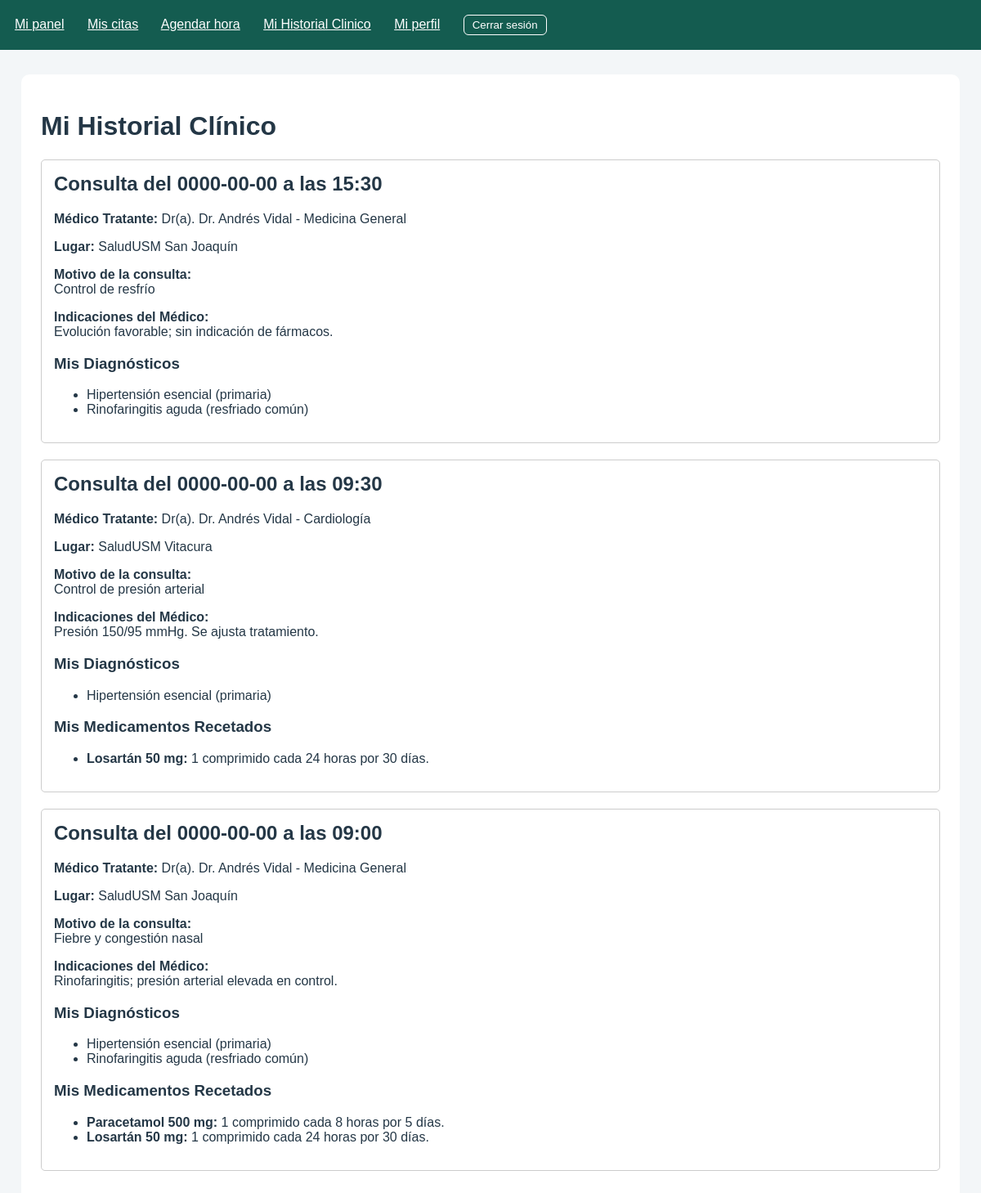
The page /PHP/paciente/mi_historial.php (signed in) on the database its author committed.
### tables this page shows
CREATE TABLE `atencion` (
  `Nro_Atencion` int(11) NOT NULL,
  `Motivo_Atencion` text NOT NULL,
  `Observaciones_Atencion` text NOT NULL,
  `Nro_Cita` int(11) NOT NULL
);

CREATE TABLE `cita` (
  `Nro_Cita` int(11) NOT NULL,
  `Fecha_Cita` date NOT NULL,
  `Hora_Cita` time NOT NULL,
  `Codigo_Centro` int(11) NOT NULL,
  `RUT_Paciente` varchar(10) DEFAULT NULL COMMENT 'XXXXXXXX-X',
  `RUT_Medico` varchar(10) NOT NULL COMMENT 'XXXXXXXX-X',
  `ID_Especialidad` int(11) NOT NULL,
  `ID_Estado` int(11) NOT NULL
);

CREATE TABLE `medico` (
  `RUT_Medico` varchar(10) NOT NULL COMMENT 'XXXXXXXX-X',
  `Nombre_Medico` varchar(100) NOT NULL,
  `E-mail_Medico` varchar(100) NOT NULL COMMENT '...@...',
  `Contrasena_Hash` varchar(255) DEFAULT NULL
);

CREATE TABLE `especialidad` (
  `ID_Especialidad` int(11) NOT NULL,
  `Nombre_Especialidad` varchar(255) NOT NULL
);

CREATE TABLE `centro_medico` (
  `Codigo_Centro` int(11) NOT NULL,
  `Nombre_Centro` varchar(100) NOT NULL,
  `Comuna_Centro` varchar(100) NOT NULL,
  `Region_Centro` varchar(2) NOT NULL COMMENT 'RM, VA, CO, AT...'
);

CREATE TABLE `diagnostico` (
  `Codigo_Diagnostico` varchar(3) NOT NULL COMMENT 'Codigo CIE-10',
  `Descripcion_Diagnostico` text NOT NULL
);

CREATE TABLE `receta` (
  `ID_Receta` int(11) NOT NULL,
  `Medicamento_Receta` text NOT NULL,
  `Dosis_Receta` text NOT NULL,
  `Dias-Tratamiento_Receta` int(11) NOT NULL,
  `Nro_Atencion` int(11) NOT NULL
);

### PHP/includes/autenticacion.php (called while the page is built, shortened)
<?php
function escapar($valor): string {
    return htmlspecialchars((string)$valor, ENT_QUOTES, 'UTF-8');
}
function exigirRol(string $rol): array {
    return $_SESSION['cuenta'];
}

### PHP/includes/atenciones.php (called while the page is built, shortened)
<?php
function diagnosticosAtencion(PDO $db, int $nroAtencion): array {
    $q = $db->prepare('SELECT d.Codigo_Diagnostico, d.Descripcion_Diagnostico
        FROM atencion_diagnostico ad JOIN diagnostico d ON d.Codigo_Diagnostico = ad.Codigo_Diagnostico
        WHERE ad.Nro_Atencion = ? ORDER BY d.Codigo_Diagnostico');
    $q->execute([$nroAtencion]);
    return $q->fetchAll(PDO::FETCH_ASSOC);
}
function recetasAtencion(PDO $db, int $nroAtencion): array {
    $q = $db->prepare('SELECT ID_Receta, Medicamento_Receta, Dosis_Receta, `Dias-Tratamiento_Receta` AS Dias
        FROM receta WHERE Nro_Atencion = ? ORDER BY ID_Receta');
    $q->execute([$nroAtencion]);
    return $q->fetchAll(PDO::FETCH_ASSOC);
}
function historialPaciente(PDO $db, string $rutPaciente): array {
    $q = $db->prepare("SELECT a.Nro_Atencion, a.Motivo_Atencion, a.Observaciones_Atencion, c.Nro_Cita,
            c.Fecha_Cita, TIME_FORMAT(c.Hora_Cita, '%H:%i') AS Hora, esp.Nombre_Especialidad,
            m.Nombre_Medico, cm.Nombre_Centro
        FROM atencion a
        JOIN cita c ON c.Nro_Cita = a.Nro_Cita
        JOIN especialidad esp ON esp.ID_Especialidad = c.ID_Especialidad
        JOIN medico m ON m.RUT_Medico = c.RUT_Medico
        JOIN centro_medico cm ON cm.Codigo_Centro = c.Codigo_Centro
        WHERE c.RUT_Paciente = ?
        ORDER BY c.Fecha_Cita DESC, c.Hora_Cita DESC");
    $q->execute([$rutPaciente]);
    $atenciones = $q->fetchAll(PDO::FETCH_ASSOC);
    foreach ($atenciones as &$atencion) {
        $atencion['diagnosticos'] = diagnosticosAtencion($db, (int)$atencion['Nro_Atencion']);
        $atencion['recetas'] = recetasAtencion($db, (int)$atencion['Nro_Atencion']);
    }
    return $atenciones;
}

### PHP/paciente/mi_historial.php (the view, shortened to what this page needs)
<?php
require_once __DIR__ . '/../includes/autenticacion.php';
require_once __DIR__ . '/../includes/atenciones.php';
$cuenta = exigirRol('Paciente');
$miRut = (string)$cuenta['id'];
$errores = [];
$historial = [];
try {
    require __DIR__ . '/../config/conexion.php';
    $historial = historialPaciente($conexion, $miRut);
} catch (Throwable $error) {
    error_log('SaludUSM mi historial: ' . $error->getMessage());
    $errores[] = 'Error al cargar tu historial clínico.';
}
?>
<!doctype html><html lang="es"><head>
<link rel="stylesheet" href="../../CSS/estilos.css">
</head><body>
<?php require __DIR__ . '/../includes/nav_cuenta.php'; ?>
<main>
<h1>Mi Historial Clínico</h1>
<?php if (!$historial): ?>
    <p>Aún no tienes atenciones médicas registradas en tu historial.</p>
<?php else: ?>
    <?php foreach ($historial as $atencion): ?>
        <div style="border: 1px solid #ccc; padding: 15px; margin-bottom: 20px; border-radius: 5px;">
            <h2 style="margin-top: 0;">Consulta del <?= escapar($atencion['Fecha_Cita']) ?> a las <?= escapar($atencion['Hora']) ?></h2>
            <p><strong>Médico Tratante:</strong> Dr(a). <?= escapar($atencion['Nombre_Medico']) ?> - <?= escapar($atencion['Nombre_Especialidad']) ?></p>
            <p><strong>Lugar:</strong> <?= escapar($atencion['Nombre_Centro']) ?></p>
            <p><strong>Motivo de la consulta:</strong><br><?= nl2br(escapar($atencion['Motivo_Atencion'])) ?></p>
            <p><strong>Indicaciones del Médico:</strong><br><?= nl2br(escapar($atencion['Observaciones_Atencion'])) ?></p>
            <?php if (!empty($atencion['diagnosticos'])): ?>
                <h3>Mis Diagnósticos</h3>
                <ul>
                    <?php foreach ($atencion['diagnosticos'] as $diag): ?>
                        <li><?= escapar($diag['Descripcion_Diagnostico']) ?></li>
                    <?php endforeach; ?>
                </ul>
            <?php endif; ?>
            <?php if (!empty($atencion['recetas'])): ?>
                <h3>Mis Medicamentos Recetados</h3>
                <ul>
                    <?php foreach ($atencion['recetas'] as $receta): ?>
                        <li><strong><?= escapar($receta['Medicamento_Receta']) ?>:</strong> <?= escapar($receta['Dosis_Receta']) ?> por <?= escapar($receta['Dias']) ?> días.</li>
                    <?php endforeach; ?>
                </ul>
            <?php endif; ?>
        </div>
    <?php endforeach; ?>
<?php endif; ?>
</main></body></html>

### CSS/estilos.css (style rules this page uses)
body { margin: 0; font-family: Arial, sans-serif; background: #f3f6f8; color: #243746; }
main { max-width: 1100px; margin: 30px auto; padding: 24px; background: white; border-radius: 10px; }

### rows shown on the page
atencion: Nro_Cita.Fecha_Cita "0000-00-00", Hora "15:30", medico.Nombre_Medico "Dr. Andrés Vidal", especialidad.Nombre_Especialidad "Medicina General", centro_medico.Nombre_Centro "SaludUSM San Joaquín", Motivo_Atencion "Control de resfrío", Observaciones_Atencion "Evolución favorable; sin indicación de fármacos."
diagnostico: Descripcion_Diagnostico "Hipertensión esencial (primaria)"
diagnostico: Descripcion_Diagnostico "Rinofaringitis aguda (resfriado común)"
atencion: Nro_Cita.Fecha_Cita "0000-00-00", Hora "09:30", medico.Nombre_Medico "Dr. Andrés Vidal", especialidad.Nombre_Especialidad "Cardiología", centro_medico.Nombre_Centro "SaludUSM Vitacura", Motivo_Atencion "Control de presión arterial", Observaciones_Atencion "Presión 150/95 mmHg. Se ajusta tratamiento."
receta: Medicamento_Receta "Losartán 50 mg", Dosis_Receta "1 comprimido cada 24 horas", escapar "30"
atencion: Nro_Cita.Fecha_Cita "0000-00-00", Hora "09:00", medico.Nombre_Medico "Dr. Andrés Vidal", especialidad.Nombre_Especialidad "Medicina General", centro_medico.Nombre_Centro "SaludUSM San Joaquín", Motivo_Atencion "Fiebre y congestión nasal", Observaciones_Atencion "Rinofaringitis; presión arterial elevada en control."
receta: Medicamento_Receta "Paracetamol 500 mg", Dosis_Receta "1 comprimido cada 8 horas", escapar "5"
receta: Medicamento_Receta "Losartán 50 mg", Dosis_Receta "1 comprimido cada 24 horas", escapar "30"

### other values the page prints
escapar($texto) "Mi panel"
escapar($texto) "Mis citas"
escapar($texto) "Agendar hora"
escapar($texto) "Mi Historial Clinico"
